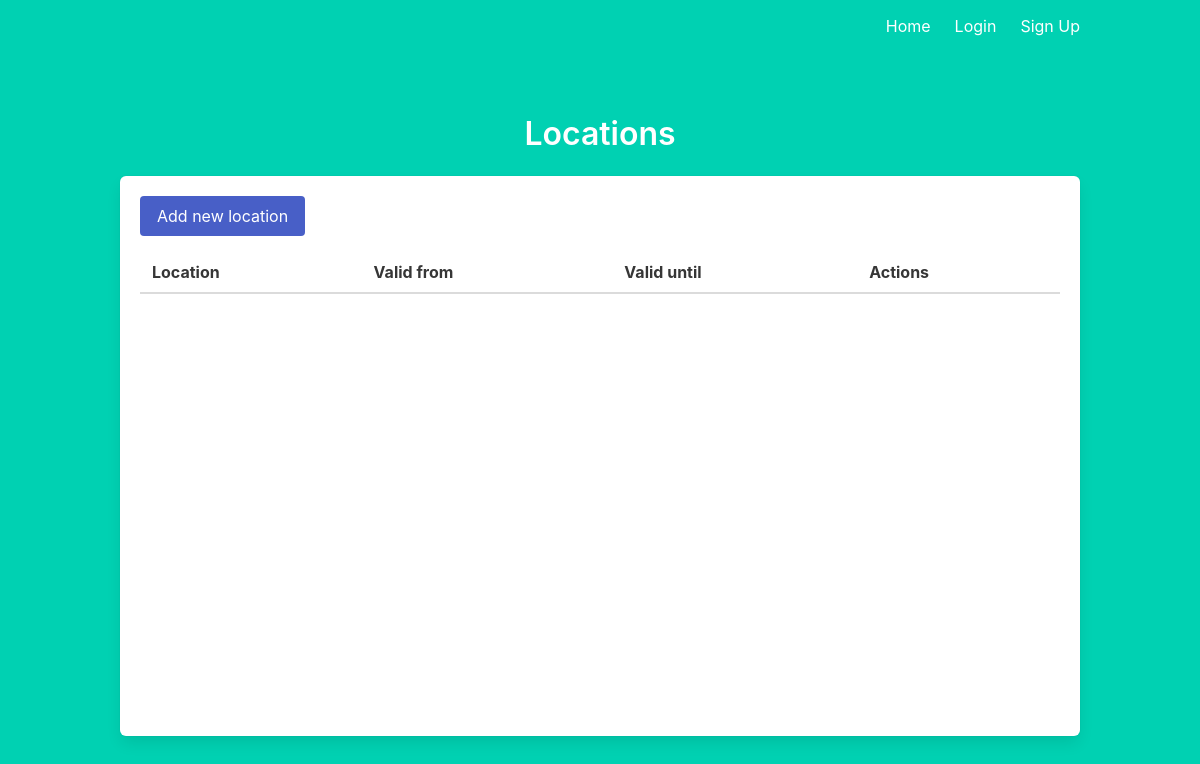
Before: /locations with the older database file.
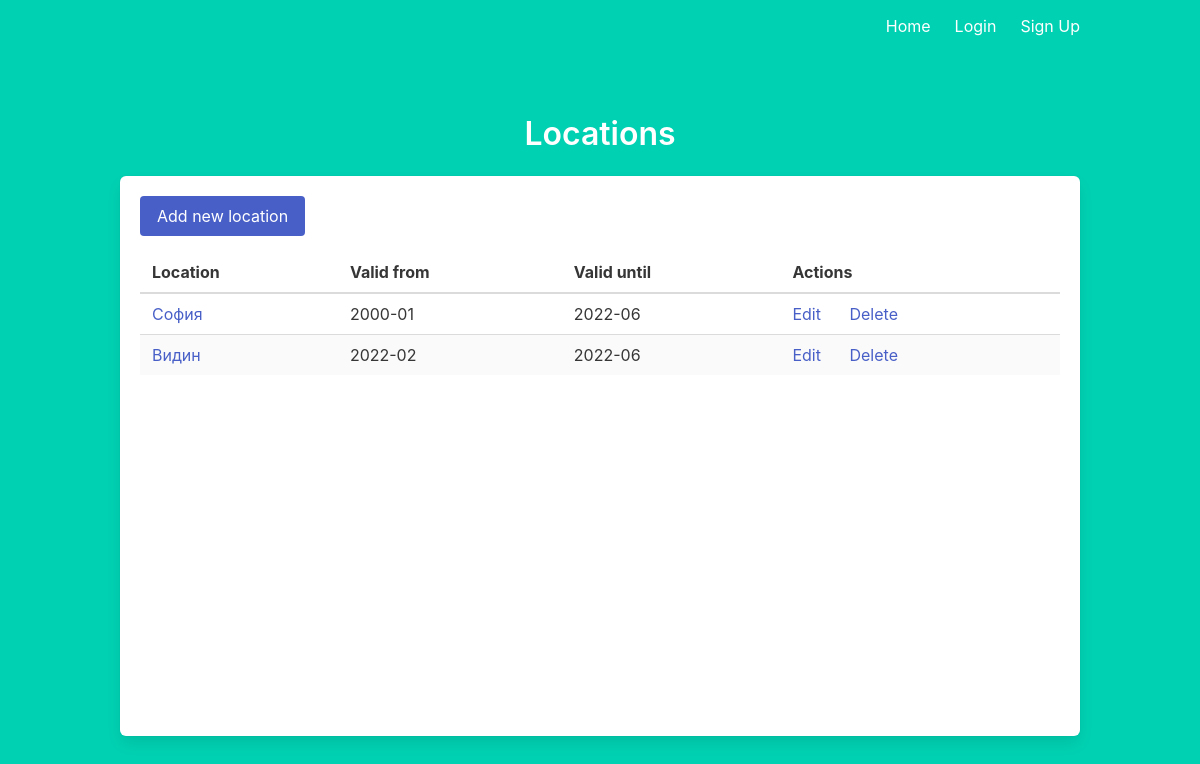
After: the same page with the newer database file.
### models.py (models this page shows)
class Location(db.Model):
    id = db.Column(db.Integer, primary_key=True)
    name = db.Column(db.String(100))
    valid_from = db.Column(db.String(7))
    valid_until = db.Column(db.String(7))
    measurements = db.relationship("MonthlyMeasurements", cascade="all, delete-orphan")
    weights = db.relationship("Weight", cascade="all, delete-orphan")

### main.py (the view)
@main.route('/locations')
def locations():
    locations = Location.query.all()
    return render_template('locations.html', current_user=current_user, locations=locations)

### templates/locations.html (shortened to what this page needs)
{% extends "base.html" %}
{% block content %}
<h1 class="title has-text-centered">
  Locations
</h1>
<div class="box" style="min-height: 70vh">
  <a class="button is-link" href="/locations/new">Add new location</a>
  <table class="mt-4 table is-striped is-fullwidth is-hoverable">
    <thead>
      <th>
        Location
      </th>
      <th>
        Valid from
      </th>
      <th>
        Valid until
      </th>
      <th>
        Actions
      </th>
    </thead>
    <tbody>
      {% for location in locations %}
        <tr>
          <td>
            <a class="has-text-link" href="/locations/{{ location.id }}">{{ location.name }}</a>
          </td>
          <td>
            {{ location.valid_from }}
          </td>
          <td>
            {{ location.valid_until }}
          </td>
          <td>
            <a class="has-text-link" href="/locations/{{ location.id }}/edit">Edit</a>
            <a class="has-text-link ml-5" href="/locations/{{ location.id }}/delete">Delete</a>
          </td>
        </tr>
      {% endfor %}
    </tbody>
  </table>
</div>
{% endblock %}

### templates/base.html (shortened to what this page needs)
<!DOCTYPE html>
<html>
<head>
    <link rel="stylesheet" href="https://cdnjs.cloudflare.com/ajax/libs/bulma/0.9.4/css/bulma.min.css" />
    <link rel="stylesheet" href="https://jsuites.net/v4/jsuites.css" type="text/css" />
    <link rel="stylesheet" href="https://cdn.datatables.net/1.12.1/css/jquery.dataTables.min.css" type="text/css" />
</head>
<body>
    <section class="hero is-primary is-fullheight">
        <div class="hero-head">
            <nav class="navbar">
                <div class="container">
                    <div id="navbarMenuHeroA" class="navbar-menu">
                        <div class="navbar-end">
                            <a href="{{ url_for('main.index') }}" class="navbar-item">
                                Home
                            </a>
                            {% if current_user.is_authenticated %}
                              <a href="{{ url_for('main.locations') }}" class="navbar-item">
                                  Locations
                              </a>
                              <a href="{{ url_for('main.weights') }}" class="navbar-item">
                                  Weights
                              </a>
                              <a href="{{ url_for('auth.logout') }}" class="navbar-item">
                                  Logout
                              </a>
                            {% else %}
                              <a href="{{ url_for('auth.login') }}" class="navbar-item">
                                  Login
                              </a>
                              <a href="{{ url_for('auth.signup') }}" class="navbar-item">
                                  Sign Up
                              </a>
                            {% endif %}
                        </div>
                    </div>
            </nav>
        </div>
        <div class="hero-body">
            <div class="container">
               {% block content %}
               {% endblock %}
            </div>
        </div>
    </section>
</body>
</html>

Changed rows visible on the page:
added Location: name "София", valid_from "2000-01", valid_until "2022-06"
added Location: name "Видин", valid_from "2022-02", valid_until "2022-06"
